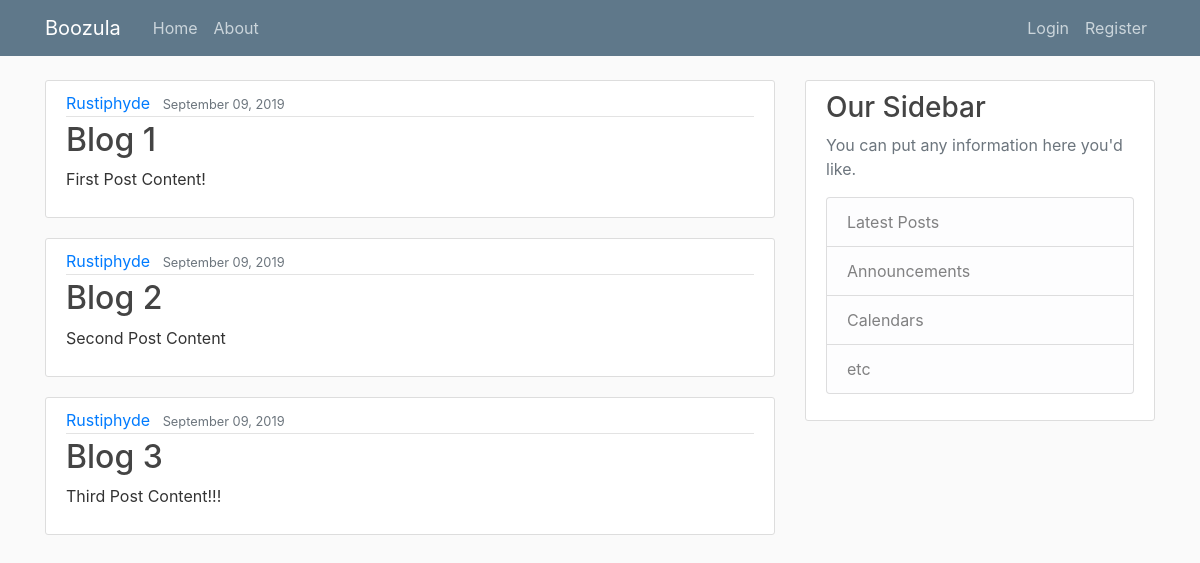
The app's page /, older data.
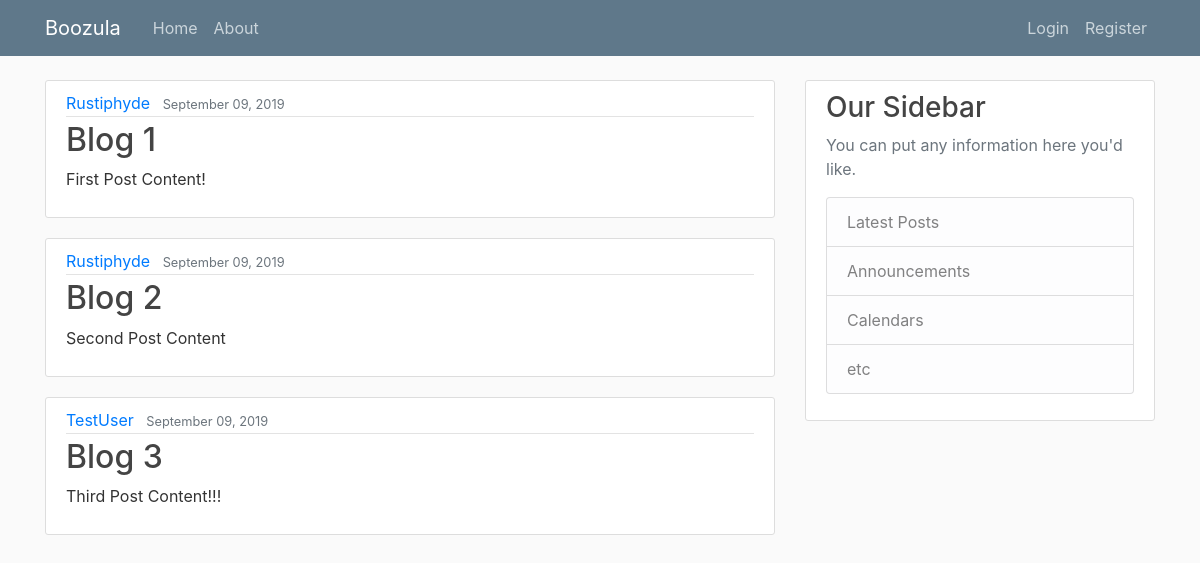
The same page, newer data.
### booz_blog/models.py (models this page shows, shortened)
class Post(models.Model):
    title = models.CharField(max_length=100)
    content = models.TextField()
    date_posted = models.DateTimeField(default=timezone.now)
    author = models.ForeignKey(User, on_delete=models.CASCADE)
    objects = models.Manager()

### booz_blog/views.py (the view)
# urls.py: path('', views.home, name='blog-home'),
def home(request):
    context = {
        'posts': Post.objects.all()
    }
    return render(request, 'booz_blog/home.html', context)

### booz_blog/templates/booz_blog/home.html (shortened to what this page needs)
{% extends "booz_blog/base.html"%}
{% block content %}
    {% for post in posts %}
        <article class="media content-section">
            <div class="media-body">
                <div class="article-metadata">
                    <a class="mr-2" href="#">{{ post.author }}</a>
                    <small class="text-muted">{{ post.date_posted|date:"F d, Y" }}</small>
                </div>
                <h2><a class="article-title" href="#">{{ post.title }}</a></h2>
                <p class="article-content">{{ post.content }}</p>
            </div>
        </article>
    {% endfor %}
{% endblock content %}

Row changes from the older to the newer data that the page shows:
changed Post "Blog 3": author "Rustiphyde" → "TestUser"
